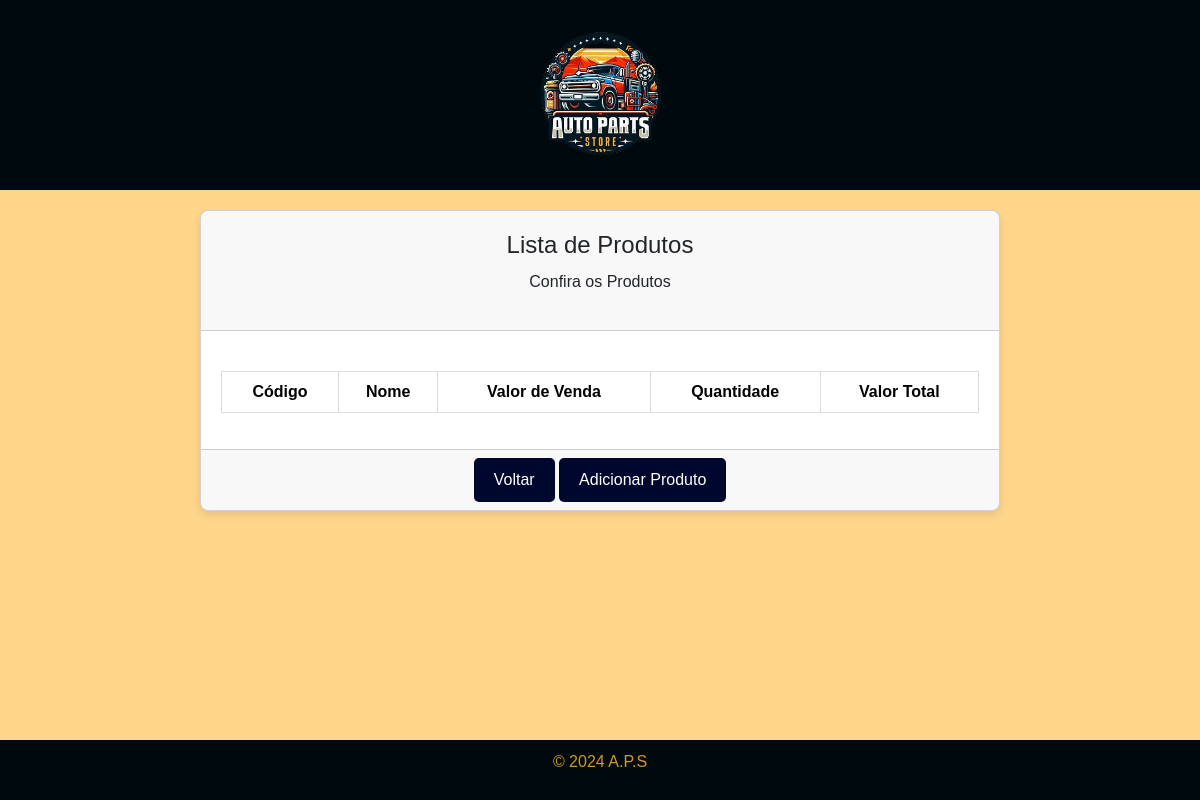
The app's page /tela_vendas.php, older data.
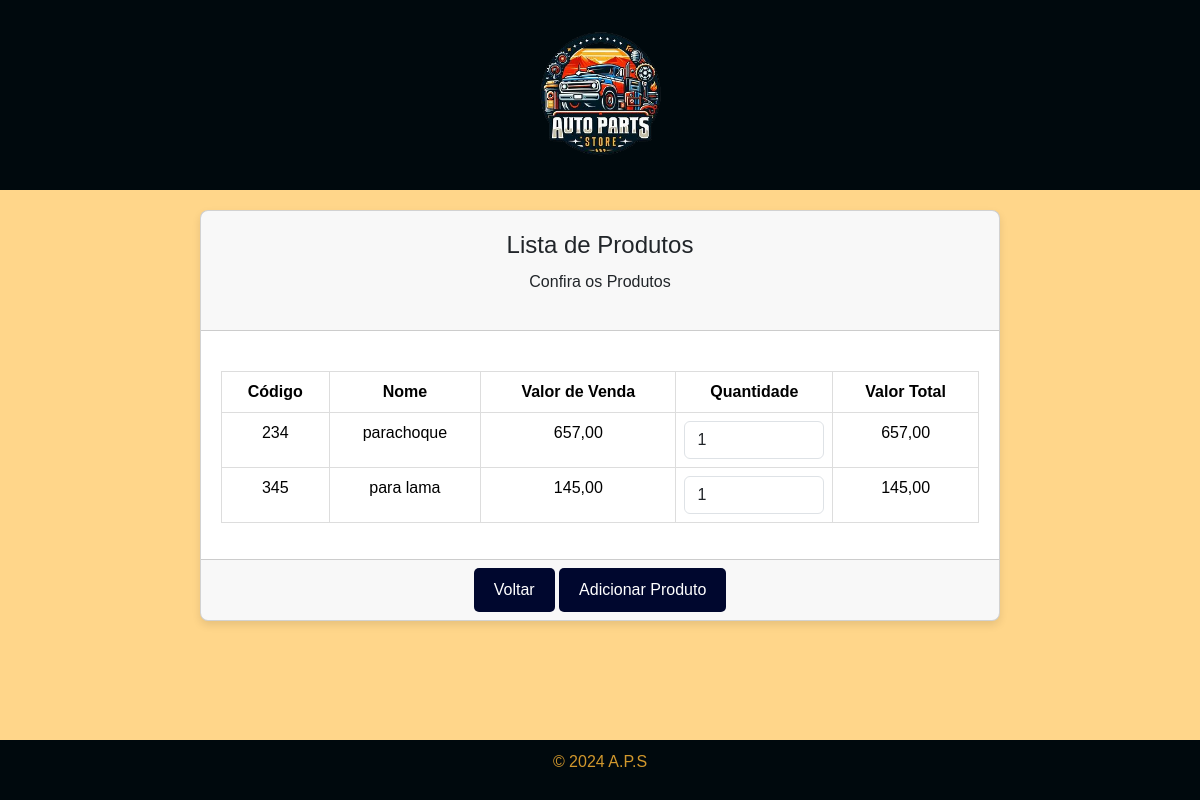
The same page, newer data.
### tables this page shows
CREATE TABLE `estoque` (
  `id` int(11) NOT NULL,
  `nome` varchar(45) DEFAULT NULL,
  `codigo` varchar(45) DEFAULT NULL,
  `fornecedor` varchar(45) DEFAULT NULL,
  `valorc` float DEFAULT NULL,
  `quantidade` int(10) DEFAULT NULL,
  `valorv` float DEFAULT NULL
);

### tela_vendas.php (the view, shortened to what this page needs)
<!DOCTYPE html>
<html lang="pt-br">
<head>
    <link href="https://cdn.jsdelivr.net/npm/bootstrap@5.3.3/dist/css/bootstrap.min.css" rel="stylesheet">
    <link rel="stylesheet" href="_css/vendas.css">
</head>
<body>
    <header>
        <img src="_img/OIG1-removebg-preview.png" alt="Logo" width="150">
    </header>
    <div class="container">
        <div class="row">
            <div class="col-md-12">
                <div class="card">
                    <div class="card-header">
                        <h5 class="card-title">Lista de Produtos</h5>
                        <p class="card-category">Confira os Produtos</p>
                    </div>
                    <div class="card-body">
                        <table id="example" class="table">
                            <thead>
                                <tr>
                                    <th>Código</th>
                                    <th>Nome</th>
                                    <th>Valor de Venda</th>
                                    <th>Quantidade</th>
                                    <th>Valor Total</th>
                                </tr>
                            </thead>
                            <tbody>
                                <?php
                                include "_scripts/config.php";
                                $sql = "SELECT * FROM estoque";
                                $query  = $mysqli->query($sql);
                                while ($dados = $query->fetch_array()) {
                                    $codigo = $dados['codigo'];
                                    $nome = $dados['nome'];
                                    $valorVenda = $dados['valorv'];
                                    $quantidadeMaxima = $dados['quantidade'];
                                    $valorTotal = $valorVenda * 1;
                                ?>
                                    <tr>
                                        <td><?php echo $codigo; ?></td>
                                        <td><?php echo $nome; ?></td>
                                        <td><?php echo number_format($valorVenda, 2, ',', '.'); ?></td>
                                        <td>
                                            <input type="number" class="form-control" onchange="calcularValorTotal(this)" min="0" max="<?php echo $quantidadeMaxima; ?>" value="1">
                                        </td>
                                        <td class="valorTotalCell"><?php echo number_format($valorTotal, 2, ',', '.'); ?></td>
                                    </tr>
                                <?php } ?>
                            </tbody>
                        </table>
                    </div>
                    <div class="card-footer">
                        <div class="stats">
                            <a href="menu.php" class="btn btn-secondary">Voltar</a>
                            <a href="tela_add.php" class="btn btn-primary">Adicionar Produto</a>
                        </div>
                    </div>
                </div>
            </div>
        </div>
    </div>
    <footer>
        <p>&copy; 2024 A.P.S</p>
    </footer>
</body>
</html>

### _css/vendas.css (style rules this page uses)
body { font-family: Arial, sans-serif; margin: 0; padding: 0; box-sizing: border-box; background-color: #ffd68a; }
header { background-color: #00090D; color: #fff; padding: 20px; text-align: center; }
.card-header { text-align: center; padding: 20px; }
.card-title { font-size: 24px; margin-bottom: 10px; }
.card { width: 80%; max-width: 800px; margin: 20px auto; text-align: center; box-shadow: 0 4px 8px rgba(0, 0, 0, 0.1); background-color: #fff; border-radius: 8px; }
.card-body { padding: 20px; }
table { width: 100%; border-collapse: collapse; margin-top: 20px; }
table th, table td { border: 1px solid #ddd; padding: 12px; text-align: center; }
table tbody tr:nth-child(even) { background-color: #f2f2f2; }
table th { background-color: #00090D; color: #fff; }
.btn { background-color: #00072E; color: #ffffff; padding: 10px 20px; border: none; border-radius: 5px; cursor: pointer; transition: background-color 0.3s ease, color 0.3s ease; }
footer { background-color: #00090D; color: #d1982d; text-align: center; padding: 10px 0; position: fixed; bottom: 0; width: 100%; }

Row changes from the older to the newer data that the page shows:
added estoque: codigo "234", nome "parachoque", valorv "657,00"
added estoque: codigo "345", nome "para lama", valorv "145,00"
